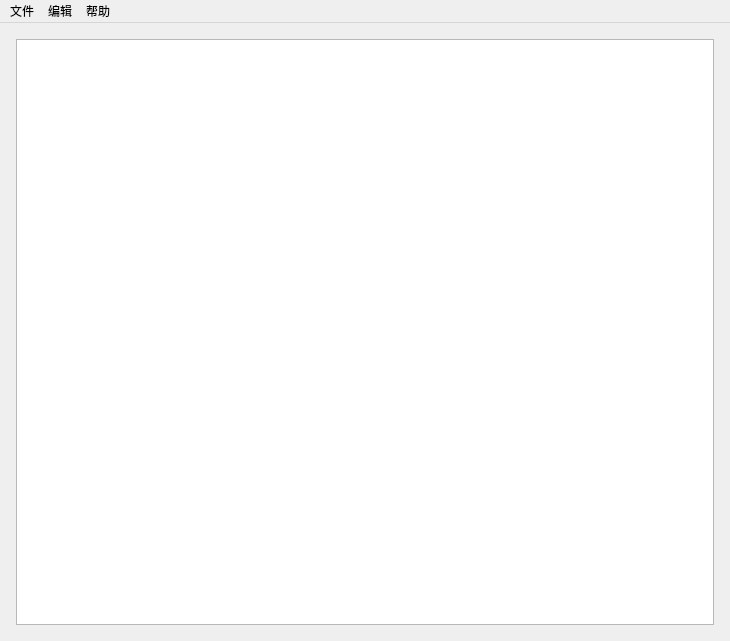
<?xml version="1.0" encoding="UTF-8"?>
<ui version="4.0">
 <class>MainWindow</class>
 <widget class="QMainWindow" name="MainWindow">
  <property name="geometry">
   <rect>
    <x>0</x>
    <y>0</y>
    <width>730</width>
    <height>641</height>
   </rect>
  </property>
  <property name="sizePolicy">
   <sizepolicy hsizetype="Expanding" vsizetype="Expanding">
    <horstretch>0</horstretch>
    <verstretch>0</verstretch>
   </sizepolicy>
  </property>
  <property name="windowTitle">
   <string>MLBrowser</string>
  </property>
  <property name="windowIcon">
   <iconset resource="mlsource.qrc">
    <normaloff>:/icon/image/app_icon.png</normaloff>:/icon/image/app_icon.png</iconset>
  </property>
  <widget class="QWidget" name="centralWidget">
   <layout class="QHBoxLayout" name="horizontalLayout_2">
    <item>
     <layout class="QHBoxLayout" name="horizontalLayout">
      <property name="leftMargin">
       <number>5</number>
      </property>
      <property name="topMargin">
       <number>5</number>
      </property>
      <property name="rightMargin">
       <number>5</number>
      </property>
      <property name="bottomMargin">
       <number>5</number>
      </property>
      <item>
       <widget class="TempletePrintingBrowser" name="printingBrowser">
        <property name="font">
         <font>
          <pointsize>16</pointsize>
         </font>
        </property>
       </widget>
      </item>
     </layout>
    </item>
   </layout>
  </widget>
  <widget class="QMenuBar" name="menuBar">
   <property name="geometry">
    <rect>
     <x>0</x>
     <y>0</y>
     <width>730</width>
     <height>23</height>
    </rect>
   </property>
   <widget class="QMenu" name="menu">
    <property name="title">
     <string>文件</string>
    </property>
    <addaction name="actionOpen"/>
    <addaction name="actionRefresh"/>
    <addaction name="separator"/>
    <addaction name="actionPrint"/>
    <addaction name="actionPreview"/>
    <addaction name="separator"/>
    <addaction name="actionTest"/>
    <addaction name="separator"/>
    <addaction name="actionExit"/>
   </widget>
   <widget class="QMenu" name="menu_2">
    <property name="title">
     <string>帮助</string>
    </property>
    <addaction name="actionAbout"/>
   </widget>
   <widget class="QMenu" name="menu_3">
    <property name="title">
     <string>编辑</string>
    </property>
    <addaction name="actionFont"/>
   </widget>
   <addaction name="menu"/>
   <addaction name="menu_3"/>
   <addaction name="menu_2"/>
  </widget>
  <action name="actionOpen">
   <property name="text">
    <string>打开...</string>
   </property>
   <property name="shortcut">
    <string>Alt+O</string>
   </property>
  </action>
  <action name="actionRefresh">
   <property name="text">
    <string>刷新</string>
   </property>
   <property name="shortcut">
    <string>F5</string>
   </property>
  </action>
  <action name="actionPrint">
   <property name="text">
    <string>打印...</string>
   </property>
   <property name="shortcut">
    <string>Ctrl+P</string>
   </property>
  </action>
  <action name="actionPreview">
   <property name="text">
    <string>预览...</string>
   </property>
  </action>
  <action name="actionAbout">
   <property name="text">
    <string>关于...</string>
   </property>
  </action>
  <action name="actionExit">
   <property name="text">
    <string>退出</string>
   </property>
   <property name="shortcut">
    <string>Ctrl+Q</string>
   </property>
  </action>
  <action name="actionFont">
   <property name="text">
    <string>字体...</string>
   </property>
  </action>
  <action name="actionTest">
   <property name="text">
    <string>装载测试结构</string>
   </property>
  </action>
 </widget>
 <layoutdefault spacing="6" margin="11"/>
 <customwidgets>
  <customwidget>
   <class>TempletePrintingBrowser</class>
   <extends>QTextBrowser</extends>
   <header>templeteprintingbrowser.h</header>
  </customwidget>
 </customwidgets>
 <resources>
  <include location="mlsource.qrc"/>
 </resources>
 <connections/>
</ui>
